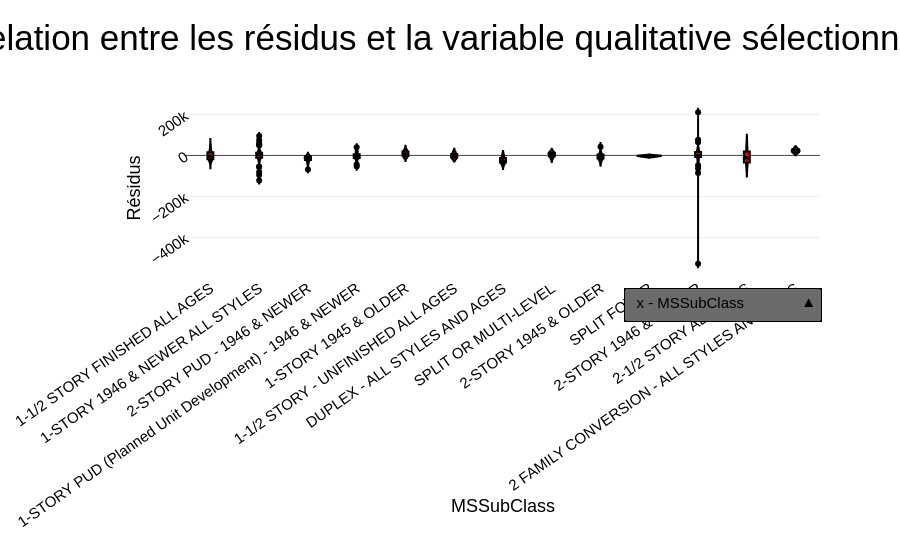

Write notebook code for a chart like this one.
### Markdown cell above
### Résidus en fonction des variables qualitatives sélectionnées

### Code cell
categorical_cols = [
    col for col in df_test_stack.columns if df_test_stack[col].dtype == "object"
]

violin(df_test_stack, "MSSubClass", "residus", categorical_cols)

### Figure 1 — Plotly figure (JSON) as saved in the notebook; plotly's stock layout.template omitted (floating-point values rounded to 4 significant figures; data arrays with more than 128 entries replaced by an {"elided": "..."} marker saying what was removed)
{"data": [{"box": {"visible": true}, "fillcolor": "rgb(200, 10, 10)", "line": {"color": "black"}, "marker": {"color": "black"}, "meanline": {"visible": true}, "type": "violin", "x": {"elided": "293 str values"}, "y": {"elided": "293 float values"}}], "layout": {"title": {"text": "Relation entre les résidus et la variable qualitative sélectionnée"}, "updatemenus": [{"bgcolor": "#6B6B6B", "bordercolor": "#000000", "borderwidth": 1.5, "buttons": [{"args": [{"x": {"elided": "1x293 str values"}}, {"xaxis": {"title": "MSSubClass"}}], "label": "x - MSSubClass", "method": "update"}, {"args": [{"x": {"elided": "1x293 str values"}}, {"xaxis": {"title": "MSZoning"}}], "label": "x - MSZoning", "method": "update"}, {"args": [{"x": {"elided": "1x293 str values"}}, {"xaxis": {"title": "Street"}}], "label": "x - Street", "method": "update"}, {"args": [{"x": {"elided": "1x293 str values"}}, {"xaxis": {"title": "LotShape"}}], "label": "x - LotShape", "method": "update"}, {"args": [{"x": {"elided": "1x293 str values"}}, {"xaxis": {"title": "LandContour"}}], "label": "x - LandContour", "method": "update"}, {"args": [{"x": {"elided": "1x293 str values"}}, {"xaxis": {"title": "Utilities"}}], "label": "x - Utilities", "method": "update"}, {"args": [{"x": {"elided": "1x293 str values"}}, {"xaxis": {"title": "LotConfig"}}], "label": "x - LotConfig", "method": "update"}, {"args": [{"x": {"elided": "1x293 str values"}}, {"xaxis": {"title": "LandSlope"}}], "label": "x - LandSlope", "method": "update"}, {"args": [{"x": {"elided": "1x293 str values"}}, {"xaxis": {"title": "Neighborhood"}}], "label": "x - Neighborhood", "method": "update"}, {"args": [{"x": {"elided": "1x293 str values"}}, {"xaxis": {"title": "Condition1"}}], "label": "x - Condition1", "method": "update"}, {"args": [{"x": {"elided": "1x293 str values"}}, {"xaxis": {"title": "Condition2"}}], "label": "x - Condition2", "method": "update"}, {"args": [{"x": {"elided": "1x293 str values"}}, {"xaxis": {"title": "BldgType"}}], "label": "x - BldgType", "method": "update"}, {"args": [{"x": {"elided": "1x293 str values"}}, {"xaxis": {"title": "HouseStyle"}}], "label": "x - HouseStyle", "method": "update"}, {"args": [{"x": {"elided": "1x293 str values"}}, {"xaxis": {"title": "OverallQual"}}], "label": "x - OverallQual", "method": "update"}, {"args": [{"x": {"elided": "1x293 str values"}}, {"xaxis": {"title": "OverallCond"}}], "label": "x - OverallCond", "method": "update"}, {"args": [{"x": {"elided": "1x293 str values"}}, {"xaxis": {"title": "RoofStyle"}}], "label": "x - RoofStyle", "method": "update"}, {"args": [{"x": {"elided": "1x293 str values"}}, {"xaxis": {"title": "RoofMatl"}}], "label": "x - RoofMatl", "method": "update"}, {"args": [{"x": {"elided": "1x293 str values"}}, {"xaxis": {"title": "Exterior1st"}}], "label": "x - Exterior1st", "method": "update"}, {"args": [{"x": {"elided": "1x293 str values"}}, {"xaxis": {"title": "Exterior2nd"}}], "label": "x - Exterior2nd", "method": "update"}, {"args": [{"x": {"elided": "1x293 str values"}}, {"xaxis": {"title": "MasVnrType"}}], "label": "x - MasVnrType", "method": "update"}, {"args": [{"x": {"elided": "1x293 str values"}}, {"xaxis": {"title": "ExterQual"}}], "label": "x - ExterQual", "method": "update"}, {"args": [{"x": {"elided": "1x293 str values"}}, {"xaxis": {"title": "ExterCond"}}], "label": "x - ExterCond", "method": "update"}, {"args": [{"x": {"elided": "1x293 str values"}}, {"xaxis": {"title": "Foundation"}}], "label": "x - Foundation", "method": "update"}, {"args": [{"x": {"elided": "1x293 str values"}}, {"xaxis": {"title": "BsmtQual"}}], "label": "x - BsmtQual", "method": "update"}, {"args": [{"x": {"elided": "1x293 str values"}}, {"xaxis": {"title": "BsmtCond"}}], "label": "x - BsmtCond", "method": "update"}, {"args": [{"x": {"elided": "1x293 str values"}}, {"xaxis": {"title": "BsmtExposure"}}], "label": "x - BsmtExposure", "method": "update"}, {"args": [{"x": {"elided": "1x293 str values"}}, {"xaxis": {"title": "BsmtFinType1"}}], "label": "x - BsmtFinType1", "method": "update"}, {"args": [{"x": {"elided": "1x293 str values"}}, {"xaxis": {"title": "BsmtFinType2"}}], "label": "x - BsmtFinType2", "method": "update"}, {"args": [{"x": {"elided": "1x293 str values"}}, {"xaxis": {"title": "Heating"}}], "label": "x - Heating", "method": "update"}, {"args": [{"x": {"elided": "1x293 str values"}}, {"xaxis": {"title": "HeatingQC"}}], "label": "x - HeatingQC", "method": "update"}, {"args": [{"x": {"elided": "1x293 str values"}}, {"xaxis": {"title": "CentralAir"}}], "label": "x - CentralAir", "method": "update"}, {"args": [{"x": {"elided": "1x293 str values"}}, {"xaxis": {"title": "Electrical"}}], "label": "x - Electrical", "method": "update"}, {"args": [{"x": {"elided": "1x293 str values"}}, {"xaxis": {"title": "KitchenQual"}}], "label": "x - KitchenQual", "method": "update"}, {"args": [{"x": {"elided": "1x293 str values"}}, {"xaxis": {"title": "Functional"}}], "label": "x - Functional", "method": "update"}, {"args": [{"x": {"elided": "1x293 str values"}}, {"xaxis": {"title": "FireplaceQu"}}], "label": "x - FireplaceQu", "method": "update"}, {"args": [{"x": {"elided": "1x293 str values"}}, {"xaxis": {"title": "GarageType"}}], "label": "x - GarageType", "method": "update"}, {"args": [{"x": {"elided": "1x293 str values"}}, {"xaxis": {"title": "GarageFinish"}}], "label": "x - GarageFinish", "method": "update"}, {"args": [{"x": {"elided": "1x293 str values"}}, {"xaxis": {"title": "GarageQual"}}], "label": "x - GarageQual", "method": "update"}, {"args": [{"x": {"elided": "1x293 str values"}}, {"xaxis": {"title": "GarageCond"}}], "label": "x - GarageCond", "method": "update"}, {"args": [{"x": {"elided": "1x293 str values"}}, {"xaxis": {"title": "PavedDrive"}}], "label": "x - PavedDrive", "method": "update"}, {"args": [{"x": {"elided": "1x293 str values"}}, {"xaxis": {"title": "PoolQC"}}], "label": "x - PoolQC", "method": "update"}, {"args": [{"x": {"elided": "1x293 str values"}}, {"xaxis": {"title": "Fence"}}], "label": "x - Fence", "method": "update"}, {"args": [{"x": {"elided": "1x293 str values"}}, {"xaxis": {"title": "MiscFeature"}}], "label": "x - MiscFeature", "method": "update"}, {"args": [{"x": {"elided": "1x293 str values"}}, {"xaxis": {"title": "MoSold"}}], "label": "x - MoSold", "method": "update"}, {"args": [{"x": {"elided": "1x293 str values"}}, {"xaxis": {"title": "YrSold"}}], "label": "x - YrSold", "method": "update"}, {"args": [{"x": {"elided": "1x293 str values"}}, {"xaxis": {"title": "SaleType"}}], "label": "x - SaleType", "method": "update"}, {"args": [{"x": {"elided": "1x293 str values"}}, {"xaxis": {"title": "SaleCondition"}}], "label": "x - SaleCondition", "method": "update"}, {"args": [{"x": {"elided": "1x293 str values"}}, {"xaxis": {"title": "LotShape_agg"}}], "label": "x - LotShape_agg", "method": "update"}, {"args": [{"x": {"elided": "1x293 str values"}}, {"xaxis": {"title": "LotConfig_agg"}}], "label": "x - LotConfig_agg", "method": "update"}, {"args": [{"x": {"elided": "1x293 str values"}}, {"xaxis": {"title": "Neighborhood_agg"}}], "label": "x - Neighborhood_agg", "method": "update"}, {"args": [{"x": {"elided": "1x293 str values"}}, {"xaxis": {"title": "Condition1_agg"}}], "label": "x - Condition1_agg", "method": "update"}, {"args": [{"x": {"elided": "1x293 str values"}}, {"xaxis": {"title": "OverallCond_agg"}}], "label": "x - OverallCond_agg", "method": "update"}, {"args": [{"x": {"elided": "1x293 str values"}}, {"xaxis": {"title": "OverallQual_agg"}}], "label": "x - OverallQual_agg", "method": "update"}, {"args": [{"x": {"elided": "1x293 str values"}}, {"xaxis": {"title": "Exterior1st_agg"}}], "label": "x - Exterior1st_agg", "method": "update"}, {"args": [{"x": {"elided": "1x293 str values"}}, {"xaxis": {"title": "Exterior2nd_agg"}}], "label": "x - Exterior2nd_agg", "method": "update"}, {"args": [{"x": {"elided": "1x293 str values"}}, {"xaxis": {"title": "HeatingQC_agg"}}], "label": "x - HeatingQC_agg", "method": "update"}, {"args": [{"x": {"elided": "1x293 str values"}}, {"xaxis": {"title": "BsmtFullBath_optb"}}], "label": "x - BsmtFullBath_optb", "method": "update"}, {"args": [{"x": {"elided": "1x293 str values"}}, {"xaxis": {"title": "BsmtHalfBath_optb"}}], "label": "x - BsmtHalfBath_optb", "method": "update"}, {"args": [{"x": {"elided": "1x293 str values"}}, {"xaxis": {"title": "FullBath_optb"}}], "label": "x - FullBath_optb", "method": "update"}, {"args": [{"x": {"elided": "1x293 str values"}}, {"xaxis": {"title": "HalfBath_optb"}}], "label": "x - HalfBath_optb", "method": "update"}, {"args": [{"x": {"elided": "1x293 str values"}}, {"xaxis": {"title": "Functional_agg"}}], "label": "x - Functional_agg", "method": "update"}, {"args": [{"x": {"elided": "1x293 str values"}}, {"xaxis": {"title": "Fireplaces_optb"}}], "label": "x - Fireplaces_optb", "method": "update"}, {"args": [{"x": {"elided": "1x293 str values"}}, {"xaxis": {"title": "FireplaceQu_agg"}}], "label": "x - FireplaceQu_agg", "method": "update"}, {"args": [{"x": {"elided": "1x293 str values"}}, {"xaxis": {"title": "GarageType_optb"}}], "label": "x - GarageType_optb", "method": "update"}, {"args": [{"x": {"elided": "1x293 str values"}}, {"xaxis": {"title": "GarageQual_agg"}}], "label": "x - GarageQual_agg", "method": "update"}, {"args": [{"x": {"elided": "1x293 str values"}}, {"xaxis": {"title": "SaleType_optb"}}], "label": "x - SaleType_optb", "method": "update"}, {"args": [{"x": {"elided": "1x293 str values"}}, {"xaxis": {"title": "SaleCondition_optb"}}], "label": "x - SaleCondition_optb", "method": "update"}, {"args": [{"x": {"elided": "1x293 str values"}}, {"xaxis": {"title": "ExterQual_ord"}}], "label": "x - ExterQual_ord", "method": "update"}, {"args": [{"x": {"elided": "1x293 str values"}}, {"xaxis": {"title": "ExterCond_ord"}}], "label": "x - ExterCond_ord", "method": "update"}, {"args": [{"x": {"elided": "1x293 str values"}}, {"xaxis": {"title": "BsmtQual_ord"}}], "label": "x - BsmtQual_ord", "method": "update"}, {"args": [{"x": {"elided": "1x293 str values"}}, {"xaxis": {"title": "BsmtCond_ord"}}], "label": "x - BsmtCond_ord", "method": "update"}, {"args": [{"x": {"elided": "1x293 str values"}}, {"xaxis": {"title": "HeatingQC_ord"}}], "label": "x - HeatingQC_ord", "method": "update"}, {"args": [{"x": {"elided": "1x293 str values"}}, {"xaxis": {"title": "KitchenQual_ord"}}], "label": "x - KitchenQual_ord", "method": "update"}, {"args": [{"x": {"elided": "1x293 str values"}}, {"xaxis": {"title": "FireplaceQu_ord"}}], "label": "x - FireplaceQu_ord", "method": "update"}, {"args": [{"x": {"elided": "1x293 str values"}}, {"xaxis": {"title": "GarageQual_ord"}}], "label": "x - GarageQual_ord", "method": "update"}, {"args": [{"x": {"elided": "1x293 str values"}}, {"xaxis": {"title": "GarageCond_ord"}}], "label": "x - GarageCond_ord", "method": "update"}, {"args": [{"x": {"elided": "1x293 str values"}}, {"xaxis": {"title": "PoolQC_ord"}}], "label": "x - PoolQC_ord", "method": "update"}, {"args": [{"x": {"elided": "1x293 str values"}}, {"xaxis": {"title": "Neighborhood_agg2"}}], "label": "x - Neighborhood_agg2", "method": "update"}], "direction": "up", "showactive": true, "x": 1, "xanchor": "right", "y": -0.25, "yanchor": "bottom"}], "xaxis": {"title": {"text": "MSSubClass"}}, "yaxis": {"title": {"text": "Résidus"}}}}
